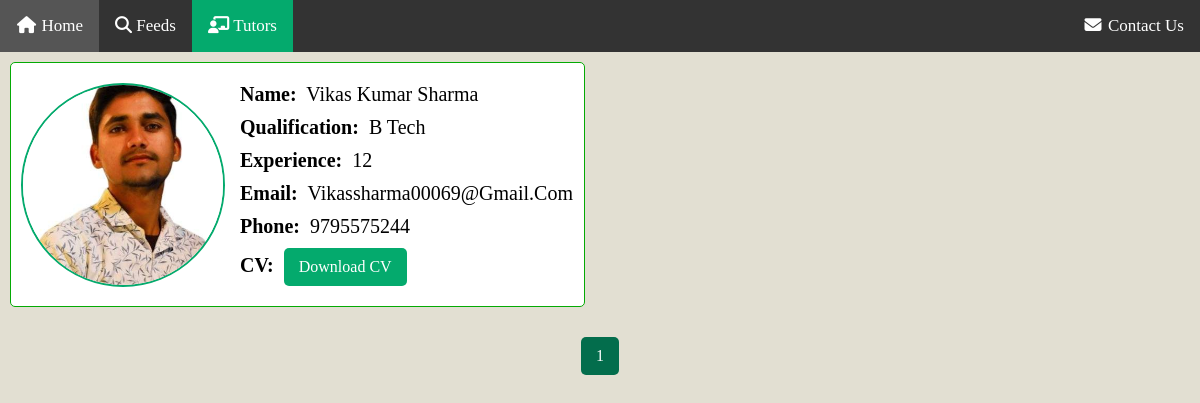
Before: /search_tutors (signed in) with the older database file.
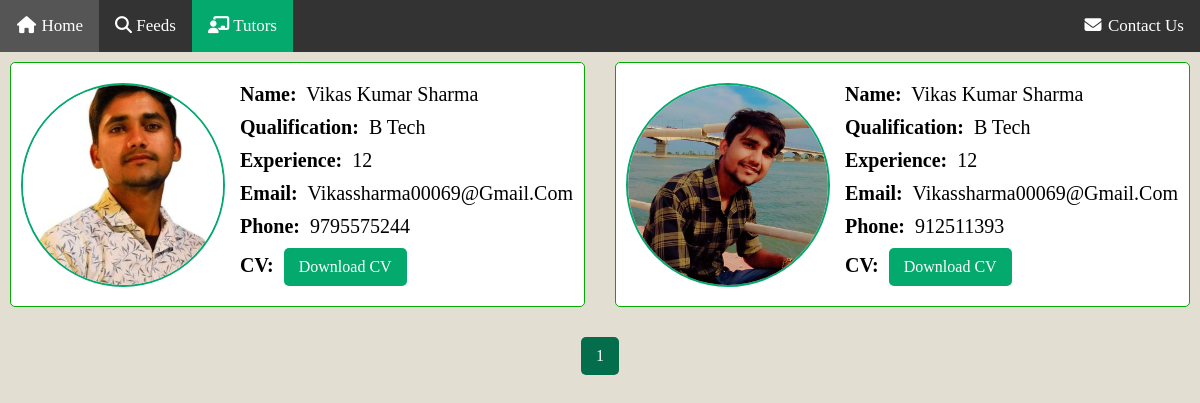
After: the same page with the newer database file.
### app.py (models this page shows)
class Tutor(db.Model):
    id = db.Column(db.Integer, primary_key=True)
    user_email = db.Column(db.String(150), db.ForeignKey('user.email'), nullable=False)
    name = db.Column(db.String(100), nullable=False)
    father_name = db.Column(db.String(100), nullable=False)
    phone = db.Column(db.String(15), nullable=False)
    aadhaar = db.Column(db.String(12), nullable=False)
    email = db.Column(db.String(120), nullable=False)
    qualification = db.Column(db.String(100), nullable=False)
    experience = db.Column(db.String(100), nullable=False)
    dob = db.Column(db.Date, nullable=False)
    working_time = db.Column(db.Time, nullable=False)
    address = db.Column(db.String(100), nullable=False)
    cv = db.Column(db.String(255))
    profile_picture = db.Column(db.String(255))

### app.py (the view)
@app.route('/search_tutors', methods=['GET'])
@login_required
def search_tutors():
    page = request.args.get('page', 1, type=int)
    tutors = Tutor.query.paginate(page=page, per_page=9)
    return render_template('search_tutors.html', tutors=tutors)

### app.py (called while the page is built)
@login_manager.user_loader
def load_user(user_id):
    return User.query.get(int(user_id))

### templates/search_tutors.html (shortened to what this page needs)
<!DOCTYPE html>
<html lang="en">
<head>
    <link rel="stylesheet" href="{{ url_for('static', filename='search_tutors.css') }}">
    <link rel="stylesheet" href="https://cdnjs.cloudflare.com/ajax/libs/font-awesome/6.5.2/css/all.min.css">
</head>
<body>
   <div class="navbar">
       <a class="{{ 'active' if request.path == url_for('home') else '' }}" href="{{ url_for('home') }}"><i class="fa fa-fw fa-home"></i> Home</a>
       <a class="{{ 'active' if request.path == url_for('feeds') else '' }}" href="{{ url_for('feeds') }}"><i class="fa-solid fa-magnifying-glass"></i> Feeds</a>
       <a class="{{ 'active' if request.path == url_for('search_tutors') else '' }}" href="{{ url_for('search_tutors') }}"><i class="fa-solid fa-chalkboard-user"></i> Tutors</a>
       <div class="rh">
           <a href="{{ url_for('contactus') }}"><i class="fa fa-fw fa-envelope"></i> Contact Us</a>
       </div>
   </div>
   <div class="container">
       {% for tutor in tutors.items %}
       <div class="tutor-box">
           <div class="profile-pic-container">
               {% if tutor.profile_picture %}
               <img src="{{ url_for('uploaded_file', filename=tutor.profile_picture) }}" alt="Profile Picture" class="profile-pic">
               {% endif %}
           </div>
           <div class="tutor-details">
               <p><span class="table-heading">Name:</span> {{ tutor.name }}</p>
               <p><span class="table-heading">Qualification:</span> {{ tutor.qualification }}</p>
               <p><span class="table-heading">Experience:</span> {{ tutor.experience }}</p>
               <p><span class="table-heading">Email:</span> {{ tutor.email }}</p>
               <p><span class="table-heading">Phone:</span> {{ tutor.phone }}</p>
               {% if tutor.cv %}
               <p><span class="table-heading">CV:</span> <a href="{{ url_for('uploaded_file', filename=tutor.cv) }}" class="cv-button" target="_blank">Download CV</a></p>
               {% endif %}
           </div>
       </div>
       {% endfor %}
   </div>
   <div class="pagination">
       {% for page_num in tutors.iter_pages() %}
       {% if page_num %}
       <a href="{{ url_for('search_tutors', page=page_num) }}" class="{{ 'active' if page_num == tutors.page else '' }}">{{ page_num }}</a>
       {% else %}
       <span>...</span>
       {% endif %}
       {% endfor %}
   </div>
</body>
</html>

### static/search_tutors.css (style rules this page uses)
* { margin: 0; padding: 0; font-family: 'Times New Roman', Times, serif; }
.navbar { width: 100%; background-color: #333; overflow: auto; }
.rh { float: right; }
.navbar a { float: left; padding: 16px; color: white; text-decoration: none; font-size: 17px; }
.active { background-color: #04AA6D; }
body { font-family: Arial, sans-serif; background-color: #E2DFD2; }
.container { display: grid; grid-template-columns: repeat(auto-fill, minmax(400px, 1fr)); grid-gap: 10px; }
.tutor-box { display: flex; border: 1px solid #04aa04; font-size: 20px; text-transform: capitalize; padding: 10px; margin: 10px; overflow: hidden; border-radius: 5px; background-color: #fff; }
.profile-pic-container { flex: 0 0 100px; margin-right: 15px; display: flex; align-items: center; justify-content: center; }
.profile-pic { width: 200px; height: 200px; border-radius: 50%; object-fit: cover; border: 2px solid #04AA6D; }
.tutor-details { flex: 1; }
.tutor-details p { margin: 10px 0; }
.table-heading { font-weight: bold; margin-right: 5px; }
.cv-button { display: inline-block; background-color: #04AA6D; color: white; padding: 10px 15px; text-decoration: none; border-radius: 5px; font-size: 16px; transition: background-color 0.3s, transform 0.3s; }
.pagination { text-align: center; padding: 20px 0; margin-bottom: 20px; }
.pagination a { display: inline-block; margin: 0 5px; padding: 10px 15px; background-color: #04AA6D; color: white; text-decoration: none; border-radius: 5px; }
.pagination a.active { background-color: #036d4c; }

Changed rows visible on the page:
added Tutor: profile_picture (picture), name "Vikas Kumar Sharma", qualification "B Tech", experience "12", email "Vikassharma00069@gmail.com", phone "912511393"
